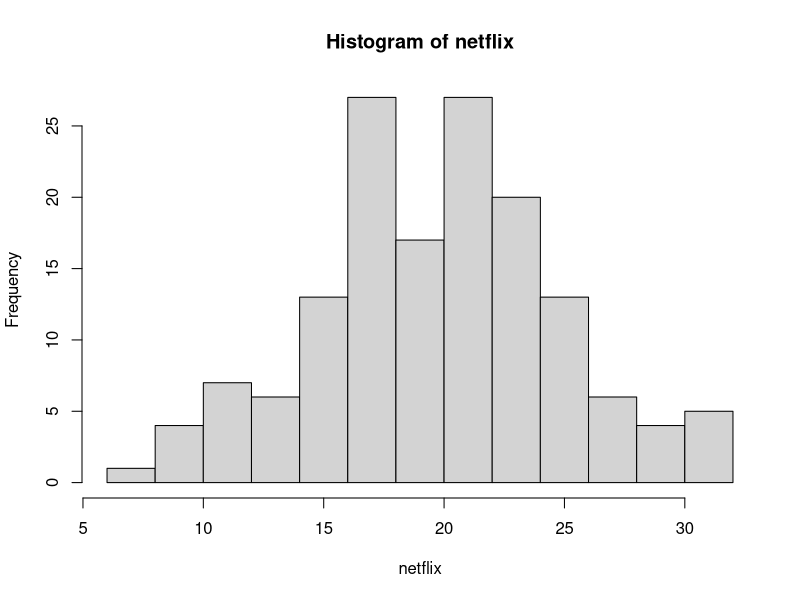
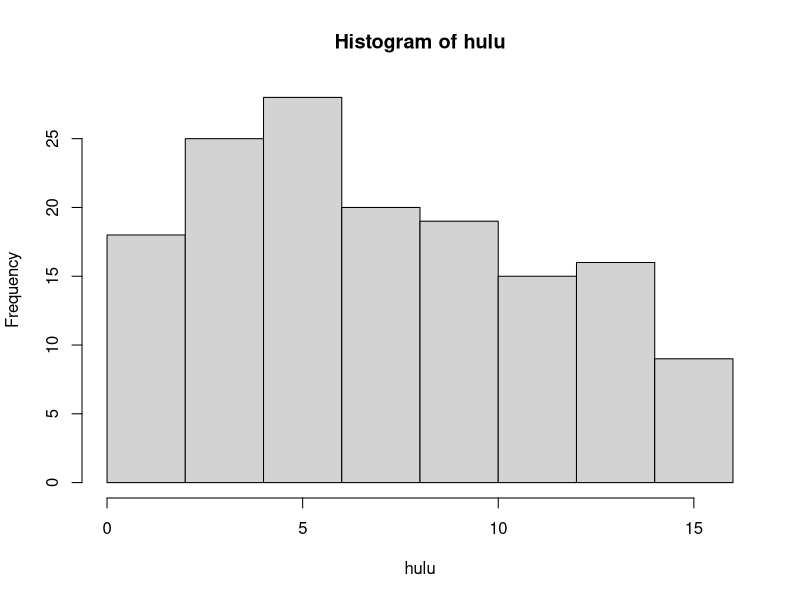

Write R code to recreate these figures, in order.

# Name: David Aarhus
# Problem Set: 1 

rm(list = ls()) #removing all variables

# Question 1a
x <- seq(-1,1,0.02)
# -1 is the starting point
# 1 is the ending point
#0.02 is the step of each element between -1 and 1

#Question 1b
y <- exp(x/2) #for every element of 'x' the element is thrown into the function
              # 'exp(x/2)' and is assigned to an indice in vector y

#Question 1c
sum(y > 1) #sums the amount of of numbers that are greater than 1

#Question 1d
ave <- mean(y) #calculates average
sum(y > ave) #sums the amount of of numbers that are greater than the average

#Question 1e
which(y > ave) #grabs the indice of each element of y that is greater than the mean

#Question 2a
#> getwd()
#[1] "/Users/DavidAarhus"
#> setwd("/Users/DavidAarhus/Documents/310 R")
#> getwd()
#[1] "/Users/DavidAarhus/Documents/310 R"

#Question 2b
id <- c(1:150) #creates a vector with 150 indices using "1:150"

#Question 2c
set.seed(310) #produces the same random results when ran with code
netflix <- rnorm(150, mean = 20, sd = 5) #creates vector of random numbers from normal distribution

#Question 2d
set.seed(310) #produces the same random results when ran with code
hulu <- runif(n=150, min=0, max=15) #creates vector of random numbers 
hulu

#Question 2e
hist(netflix) #diplays histogram for netflix
hist(hulu) #diplays histogram for hulu

#Question 2f
values <- c("Yes", "No") #creates values vector
subscription <- factor(values) #creates a factor variable
is.factor(subscription) #varifies if 'subscription' is a factor variable

#Question 2g
set.seed(310) #produces the same random results when ran with code
amazon <- sample(subscription, size = 150, replace = TRUE) #vector named amazon of size 150 
                                                           #with samples from the vector subscription
amazon[1:20] #print first 20 observations of amazon

#Question 2h
sum(amazon == "Yes") #counts to see how many amazon subscriptions are amongst the sample

#Question 2i
sum(netflix > 20 & amazon == "No") #checks to see which people watch 20+ hours of Netflix
                                   # but don't have an amazon subscription

#Question 2j
sum(hulu < 12 & netflix < 12 & amazon == "Yes") #checks to see which hulu and netflix customers
                                                # watch less than 12 hours
                                                # and also have an amazon subscription

#Question 2k
id[amazon == "Yes"] #grabs id of the users who are subscribed to amazon




